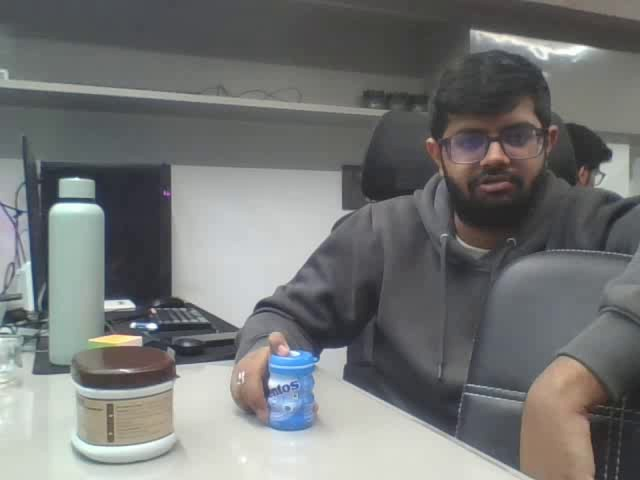
#> input picture reports/unknown_frames/evt_20261119_185408_0005_evidence_f01.jpg, 640 x 480 px, found by its file name
$ python inspect_unknown_scene.py
#> lines starting #> are read from the running program, lines starting #| are printed output that depends on the picture; long printed decimals are rounded
"""Inspect what is visually at the detected waste boxes."""

from pathlib import Path
import cv2
import numpy as np

img = cv2.imread("reports/unknown_frames/evt_20261119_185408_0005_evidence_f01.jpg")
#> img is the input picture: shape (480, 640, 3); mean B, G, R 117.2, 117.9, 116.3
print("Image shape:", img.shape)
#| Image shape: (480, 640, 3)

# Let's crop the detection (41, 174, 111, 369)
# x1=41, y1=174, x2=111, y2=369
crop = img[174:369, 41:111]
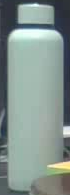
#> crop: shape (195, 70, 3); mean B, G, R 142.1, 146.9, 131.2
cv2.imwrite("reports/unknown_frames/crop_waste_41_174.jpg", crop)
print("Crop 41_174 saved, shape:", crop.shape, "mean BGR:", crop.mean(axis=(0,1)))
#| Crop 41_174 saved, shape: (195, 70, 3) mean BGR: [142.062  146.916  131.203]

# Let's also check evt_20261119_185229_0001_evidence_f01
img1 = cv2.imread("reports/unknown_frames/evt_20261119_185229_0001_evidence_f01.jpg")
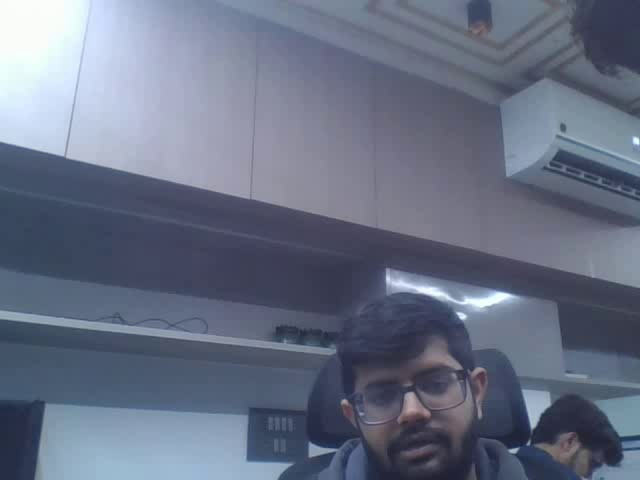
#> input picture reports/unknown_frames/evt_20261119_185229_0001_evidence_f01.jpg, 640 x 480 px, found by its file name
#> img1 is the input picture: shape (480, 640, 3); mean B, G, R 132, 112, 103.9
crop_head = img1[322:356, 275:339]
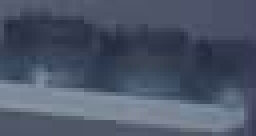
#> crop_head: shape (34, 64, 3) (shown 4 times larger); mean B, G, R 104.3, 85.6, 76.1
cv2.imwrite("reports/unknown_frames/crop_head_275_322.jpg", crop_head)
print("Crop head saved, shape:", crop_head.shape, "mean BGR:", crop_head.mean(axis=(0,1)))
#| Crop head saved, shape: (34, 64, 3) mean BGR: [104.319  85.553  76.115]

# Check person crops and face snapshots
face1 = cv2.imread("data/evidence/evt_20261119_185229_0001_face.jpg")
print("Face 185229 shape:", face1.shape if face1 is not None else None)
#| Face 185229 shape: None
face_antriksh = cv2.imread("data/evidence/evt_20261120_110246_0001_face.jpg")
print("Face antriksh shape:", face_antriksh.shape if face_antriksh is not None else None)
#| Face antriksh shape: None
